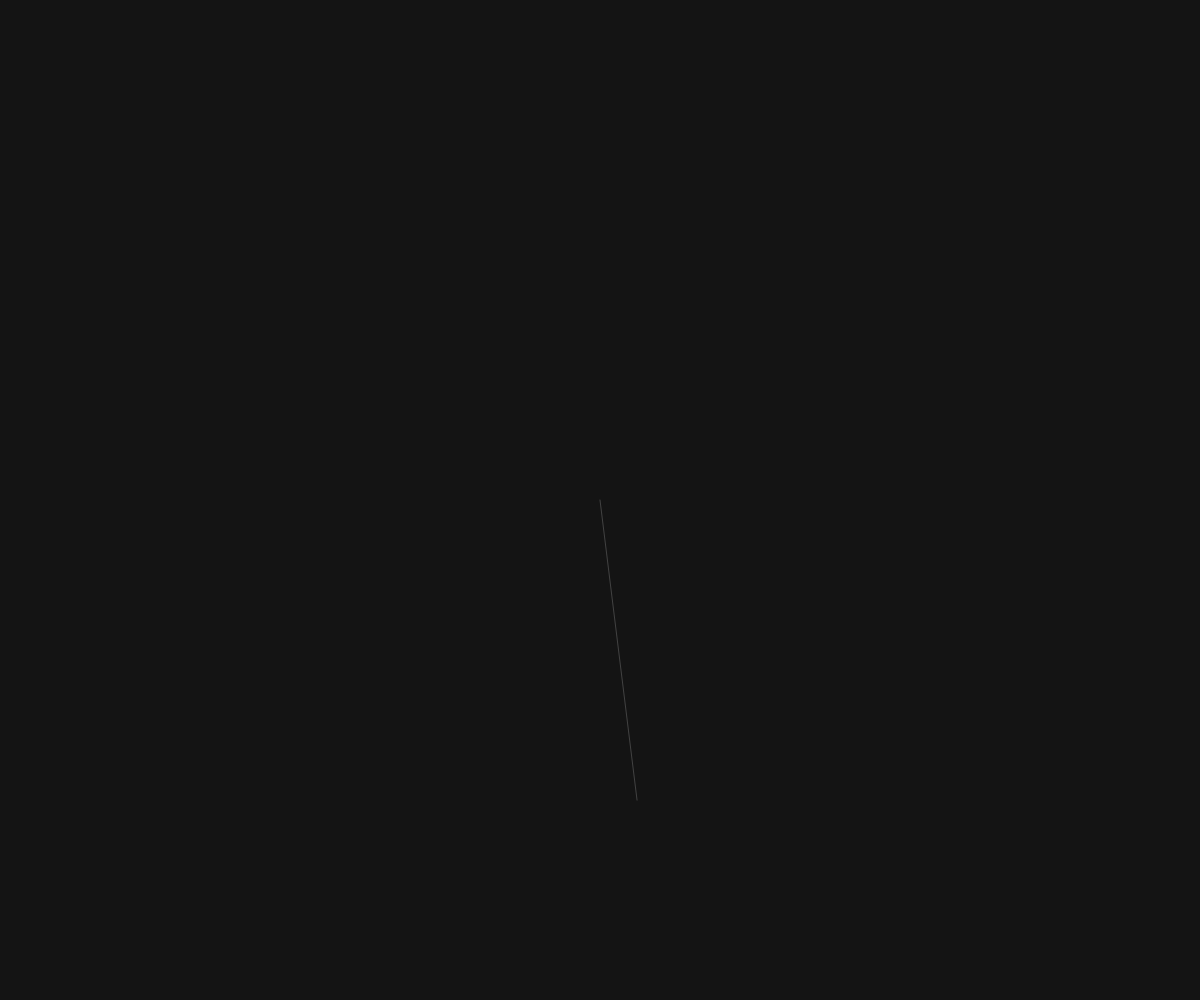
Frame 1 (no input)
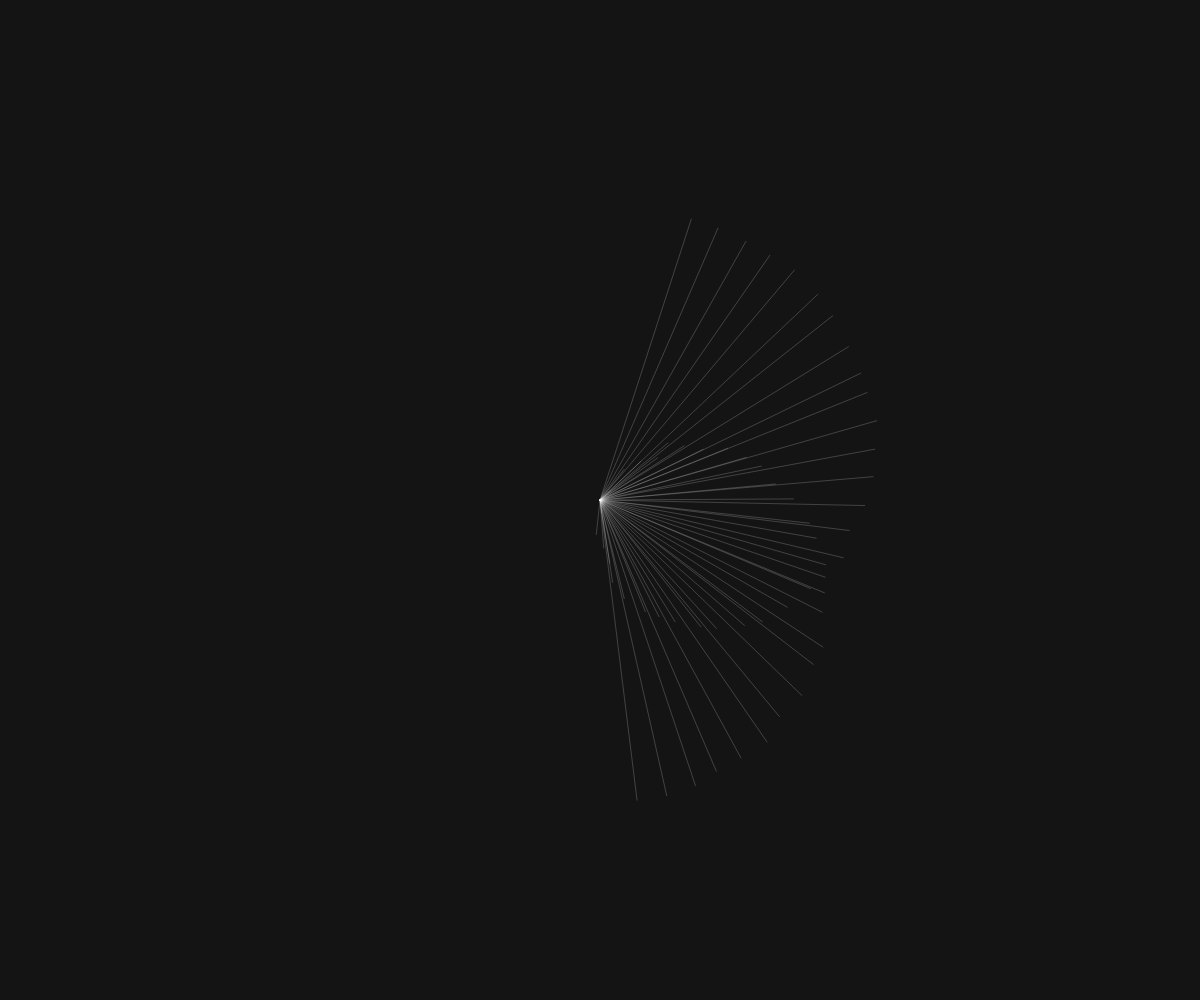
Frame 60 (no input)
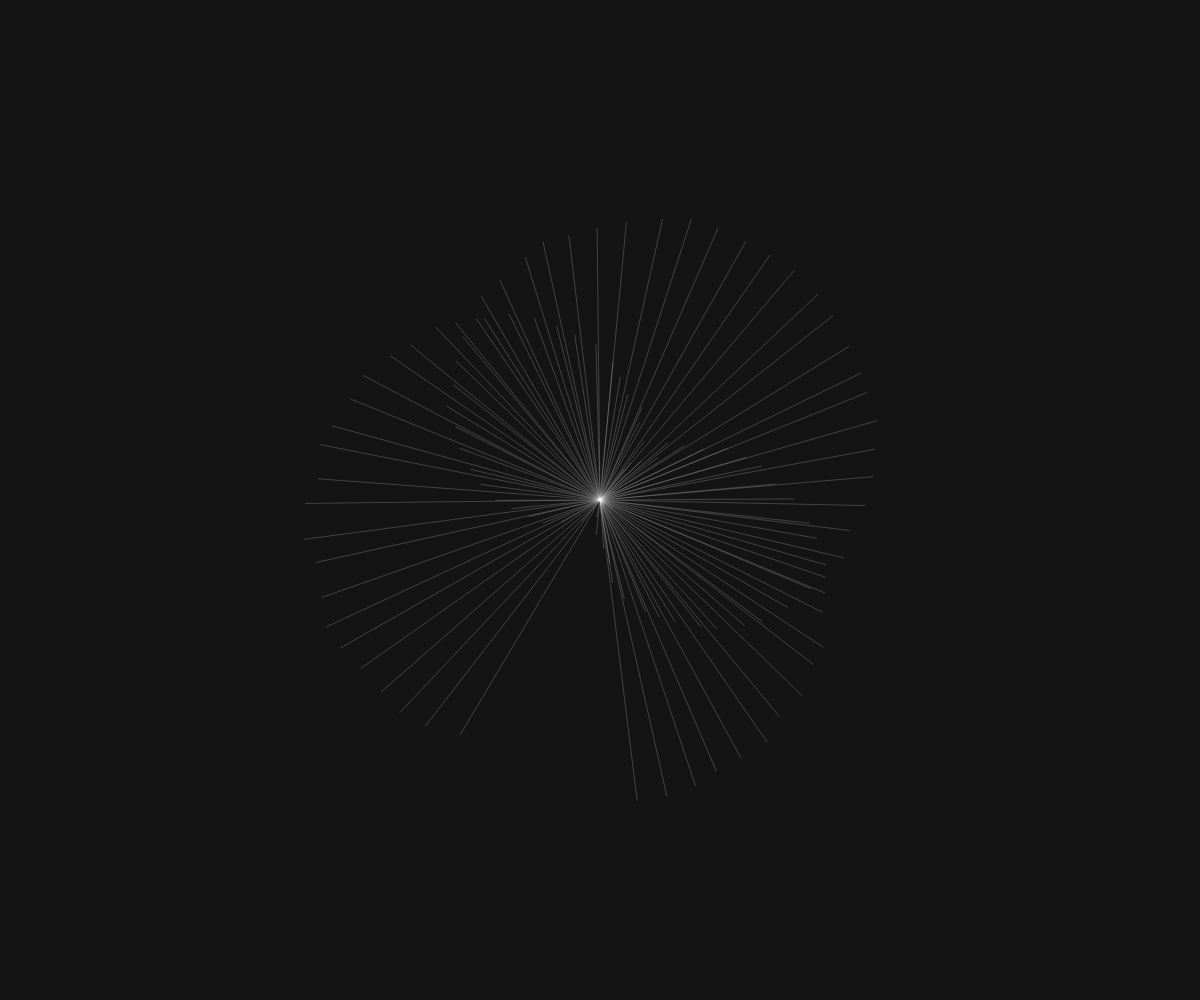
Frame 120 (the mouse pressed at the canvas centre since frame 60)

The p5.js sketch that drew these frames (run headless with seeded random() and noise() and a simulated clock; from frame 60 on, the mouse is pressed at the canvas centre):

// p5.js sketch
// ── sketch.js
// Radial Pattern Basic

let k = 5 / 9.0;
let scaleIt = 300;

function setup() {
    createCanvas(windowWidth, windowHeight);
    background(20);
    colorMode(HSB);
    strokeWeight(0.2);
    smooth();
}

function draw() {
    translate(width / 2, height / 2);
    //scale(width/2, height/2);
    let t = frameCount / 10.0;

    console.log(frameCount);

    let x = cos(k * t) * sin(t) * scaleIt;
    let y = cos(k * t) * cos(t) * scaleIt;
    stroke(255);
    line(0, 0, random(x, x+10), random(y, y+10));
}
